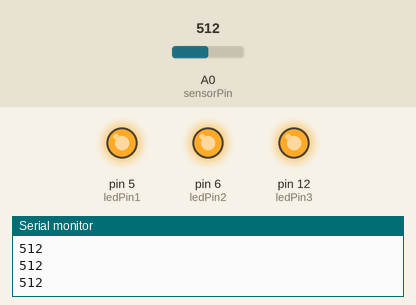
Recording of a sketch running on a simulated Arduino Uno, built with avr-gcc and run on an emulated ATmega328P. On the bench: output pins drawn as LEDs (lit = HIGH), the last lines printed to the serial monitor. Inputs (shaded band) come from the test bench; at power-on: A0 (sensorPin) = 512.

Above: at 1.2 s.
1.3 s: A0 (sensorPin) set to 411
2.8 s: A0 (sensorPin) set to 382
At 3.7 s:
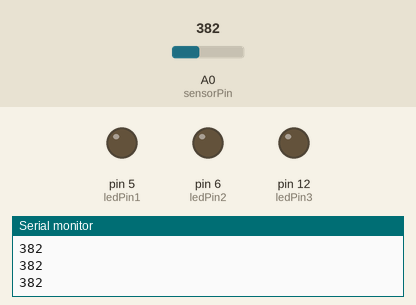
4.3 s: A0 (sensorPin) set to 410
At 4.8 s:
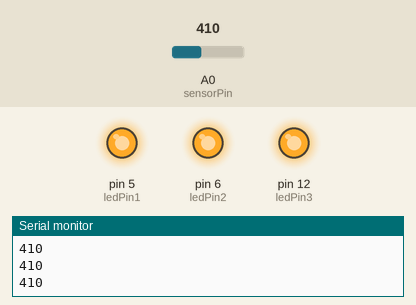
5.8 s: A0 (sensorPin) set to 391
At 7.2 s:
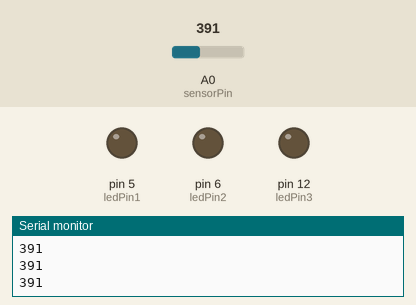
Timing chart, 0 to 8.3 s (numbered marks = the images above; inputs shaded):
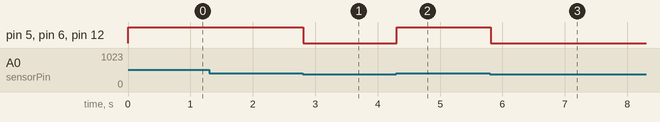

The sketch:

fade.ino
```cpp
int sensorPin = A0;    // select the input pin for the potentiometer
int ledPin1 = 5;
int ledPin2 = 6;
int ledPin3 = 12;  // select the pin for the LED
//int brightness = 0;    // how bright the LED is
//int fadeAmount = 7;    // how many points to fade the LED by
int readValue;
int sensorValue;  // variable to store the value coming from the sensor

void setup() {
  // declare the ledPin as an OUTPUT:
  pinMode(sensorPin,INPUT);
  pinMode(ledPin1, OUTPUT);
  pinMode(ledPin2, OUTPUT);
  pinMode(ledPin3, OUTPUT);
  // open a 9600-baud serial connection:
  Serial.begin(9600);
}

void loop() {
  // read the value from the sensor:


  sensorValue = analogRead(sensorPin);
  // write the sensor value to the serial interface:

  Serial.println(sensorValue);
  if(sensorValue >0 && sensorValue< 400){
  // turn the ledPin on
  digitalWrite(ledPin1, LOW);
  digitalWrite(ledPin2, LOW);
  digitalWrite(ledPin3, LOW);
  }
  if(sensorValue >401 && sensorValue< 900){
  digitalWrite(ledPin1, HIGH);
  digitalWrite(ledPin2, HIGH);
  digitalWrite(ledPin3, HIGH);
  }
}
```

Measured:
- the behaviour switches between 400 and 399 on A0 (sensorPin) (found by bisection; images 0 and 1)
- after the input at 2.8 s, pin 5 (ledPin1), pin 6 (ledPin2), pin 12 (ledPin3): HIGH → LOW at once
- after the input at 4.3 s, pin 5 (ledPin1), pin 6 (ledPin2), pin 12 (ledPin3): LOW → HIGH at once
- after the input at 5.8 s, pin 5 (ledPin1), pin 6 (ledPin2), pin 12 (ledPin3): HIGH → LOW at once
